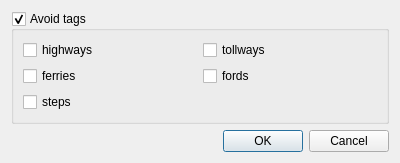
<?xml version="1.0" encoding="UTF-8"?>
<ui version="4.0">
 <class>ORStoolsDialogAdvancedBase</class>
 <widget class="QDialog" name="ORStoolsDialogAdvancedBase">
  <property name="geometry">
   <rect>
    <x>0</x>
    <y>0</y>
    <width>400</width>
    <height>208</height>
   </rect>
  </property>
  <property name="sizePolicy">
   <sizepolicy hsizetype="Preferred" vsizetype="Expanding">
    <horstretch>0</horstretch>
    <verstretch>0</verstretch>
   </sizepolicy>
  </property>
  <property name="windowTitle">
   <string>Routing Configuration</string>
  </property>
  <layout class="QVBoxLayout" name="verticalLayout">
   <property name="sizeConstraint">
    <enum>QLayout::SetMinAndMaxSize</enum>
   </property>
   <item>
    <widget class="QgsCollapsibleGroupBox" name="routing_avoid_tags_group">
     <property name="sizePolicy">
      <sizepolicy hsizetype="Preferred" vsizetype="Fixed">
       <horstretch>0</horstretch>
       <verstretch>0</verstretch>
      </sizepolicy>
     </property>
     <property name="title">
      <string>Avoid tags</string>
     </property>
     <property name="checkable">
      <bool>true</bool>
     </property>
     <layout class="QGridLayout" name="gridLayout">
      <item row="0" column="0">
       <widget class="QCheckBox" name="routing_avoid_highways">
        <property name="text">
         <string>highways</string>
        </property>
       </widget>
      </item>
      <item row="0" column="1">
       <widget class="QCheckBox" name="routing_avoid_toll">
        <property name="text">
         <string>tollways</string>
        </property>
       </widget>
      </item>
      <item row="1" column="0">
       <widget class="QCheckBox" name="routing_avoid_ferries">
        <property name="text">
         <string>ferries</string>
        </property>
       </widget>
      </item>
      <item row="1" column="1">
       <widget class="QCheckBox" name="routing_avoid_fords">
        <property name="text">
         <string>fords</string>
        </property>
       </widget>
      </item>
      <item row="2" column="0">
       <widget class="QCheckBox" name="routing_avoid_tracks">
        <property name="text">
         <string>steps</string>
        </property>
       </widget>
      </item>
     </layout>
    </widget>
   </item>
   <item>
    <widget class="QDialogButtonBox" name="buttonBox">
     <property name="orientation">
      <enum>Qt::Horizontal</enum>
     </property>
     <property name="standardButtons">
      <set>QDialogButtonBox::Cancel|QDialogButtonBox::Ok</set>
     </property>
    </widget>
   </item>
  </layout>
 </widget>
 <customwidgets>
  <customwidget>
   <class>QgsCollapsibleGroupBox</class>
   <extends>QGroupBox</extends>
   <header>qgscollapsiblegroupbox.h</header>
   <container>1</container>
  </customwidget>
 </customwidgets>
 <resources/>
 <connections>
  <connection>
   <sender>buttonBox</sender>
   <signal>accepted()</signal>
   <receiver>ORStoolsDialogAdvancedBase</receiver>
   <slot>accept()</slot>
   <hints>
    <hint type="sourcelabel">
     <x>248</x>
     <y>254</y>
    </hint>
    <hint type="destinationlabel">
     <x>157</x>
     <y>274</y>
    </hint>
   </hints>
  </connection>
  <connection>
   <sender>buttonBox</sender>
   <signal>rejected()</signal>
   <receiver>ORStoolsDialogAdvancedBase</receiver>
   <slot>reject()</slot>
   <hints>
    <hint type="sourcelabel">
     <x>316</x>
     <y>260</y>
    </hint>
    <hint type="destinationlabel">
     <x>286</x>
     <y>274</y>
    </hint>
   </hints>
  </connection>
 </connections>
</ui>
